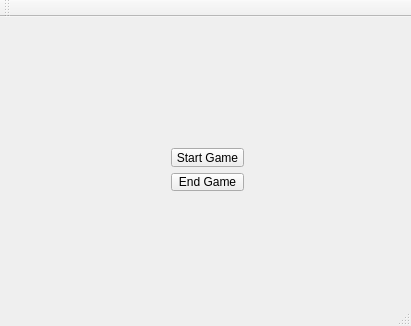
<?xml version="1.0" encoding="UTF-8"?>
<ui version="4.0">
 <class>MainWindow</class>
 <widget class="QMainWindow" name="MainWindow">
  <property name="geometry">
   <rect>
    <x>0</x>
    <y>0</y>
    <width>411</width>
    <height>326</height>
   </rect>
  </property>
  <property name="windowTitle">
   <string>MainWindow</string>
  </property>
  <widget class="QWidget" name="centralWidget">
   <widget class="QWidget" name="verticalLayoutWidget">
    <property name="geometry">
     <rect>
      <x>160</x>
      <y>120</y>
      <width>95</width>
      <height>65</height>
     </rect>
    </property>
    <layout class="QVBoxLayout" name="verticalLayout">
     <item>
      <widget class="QPushButton" name="pushButton_2">
       <property name="text">
        <string>Start Game</string>
       </property>
      </widget>
     </item>
     <item>
      <widget class="QPushButton" name="pushButton">
       <property name="text">
        <string>End Game</string>
       </property>
      </widget>
     </item>
    </layout>
   </widget>
  </widget>
  <widget class="QToolBar" name="mainToolBar">
   <attribute name="toolBarArea">
    <enum>TopToolBarArea</enum>
   </attribute>
   <attribute name="toolBarBreak">
    <bool>false</bool>
   </attribute>
  </widget>
  <widget class="QStatusBar" name="statusBar"/>
 </widget>
 <layoutdefault spacing="6" margin="11"/>
 <resources/>
 <connections/>
</ui>
